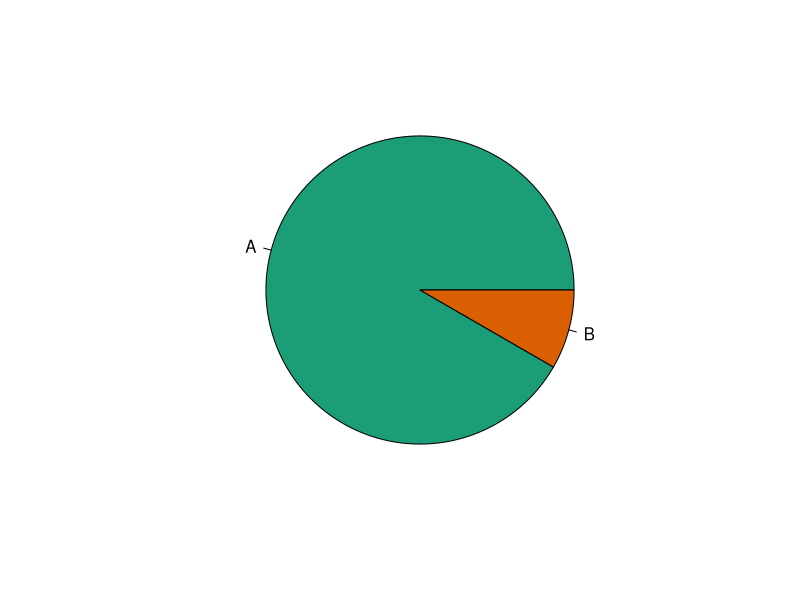
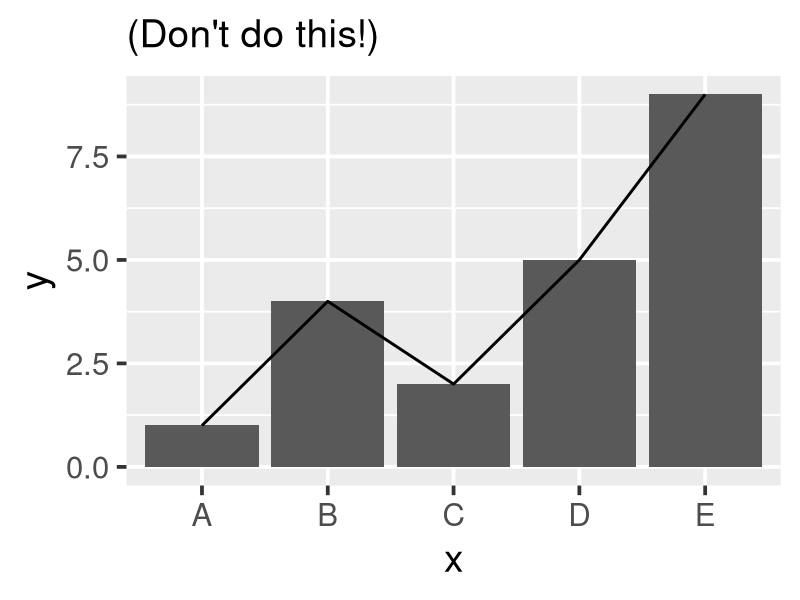

Generate these figures, in order, with R:
## ---- chunk 1
#| label: setup
library(ggplot2)
library(RColorBrewer)
theme_set(theme_grey(base_size = 28))
## ---- chunk 2
#| label: pie
pie(x = c(11, 1), labels = LETTERS[1:2], col = brewer.pal(2, "Dark2"))
## ---- chunk 3
ggplot(data.frame(x = LETTERS[1:5], y = c(1, 4, 2, 5, 9)),
       aes(x = x, y = y)) +
  geom_col() +
  geom_line(aes(group = 1), linewidth = 1) +
  labs(subtitle = "(Don't do this!)")
